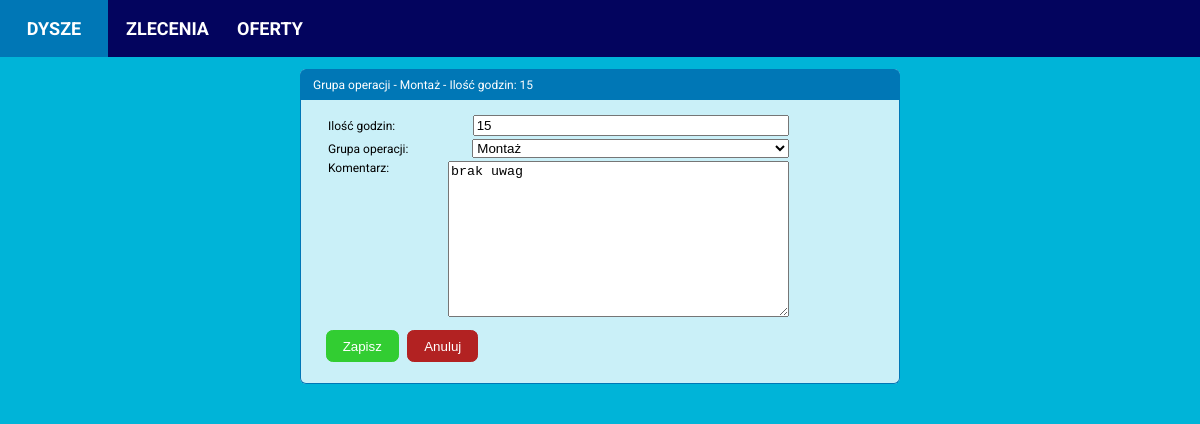
The page /nozzle/1/calculation/16/edit_nozzle_hours/7 on the database its author committed.
### calculator/models.py (models this page shows)
class AdditionalNozzleHours(models.Model):
    GROUP = [('assembly_hours', 'Montaż'),
             ('welding_hours', 'Spawanie'),
             ('spinning_hours', 'Wyoblanie'),
             ('small_machining_hours', 'Obróbka lekka'),
             ('medium_machining_hours', 'Obróbka średnia'),
             ('tos_machining_hours', 'Obróbka TOS'),
             ('cutting_plates_hours', 'Palenie blach'),
             ('bending_hours', 'Gięcie blach'),
             ('rolling_profiles_hours', 'Walcowanie rur'),
             ]
    calculation = models.ForeignKey(NozzleCalculation, on_delete=models.CASCADE)
    date_created = models.DateTimeField(auto_now_add=True)
    additional_hours_amount = models.PositiveIntegerField(blank=False)
    comment = models.TextField(blank=False, max_length=200)
    group = models.CharField(max_length=40, blank=True, null=True, choices=GROUP)

### calculator/views.py (the view)
# urls.py: path('nozzle/<int:nozzle_id>/calculation/<int:calculation_id>/edit_nozzle_hours/<int:additional_nozzle_hour_id>', edit_additional_nozzle_hours, name='edit_additional_nozzle_hours'),
def edit_additional_nozzle_hours(request, nozzle_id, calculation_id, additional_nozzle_hour_id):
    nozzle = Nozzle.objects.get(id=nozzle_id)
    calculation = NozzleCalculation.objects.get(id=calculation_id)
    additional_nozzle_hours = AdditionalNozzleHours.objects.get(id=additional_nozzle_hour_id)
    if request.method != 'POST':
        form = AdditionalNozzleHoursForm(instance=additional_nozzle_hours)
    else:
        form = AdditionalNozzleHoursForm(instance=additional_nozzle_hours, data=request.POST)
        if form.is_valid():
            form.save()
            return redirect('calculator:nozzle_calculation_details', nozzle_id, calculation_id)
    context = {'form': form,
               'nozzle': nozzle,
               'calculation': calculation,
               'additional_nozzle_hours': additional_nozzle_hours
               }
    template = 'calculator/edit_additional_nozzle_hours.html'
    return render(request, template, context)

### calculator/templates/calculator/edit_additional_nozzle_hours.html (shortened to what this page needs)
{% extends 'calculator/base.html' %}
{% block content %}
<div class="content-main">
  <div class="item-box">
    <div class="item-header-box">
      <p>Grupa operacji - {{ additional_nozzle_hours.get_group_display }}
      - Ilość godzin: {{ additional_nozzle_hours.additional_hours_amount }}</p>
    </div>
    <div class="item-details">
      <div class="button-box">
        <form method="post" action="{% url 'calculator:edit_additional_nozzle_hours' nozzle.id calculation.id additional_nozzle_hours.id %}">
          <div class="item-details-box">
            <div>Ilość godzin:</div>
            <div id="profile_input">{{ form.additional_hours_amount }}</div>
          </div>
          <div class="item-details-box">
            <div>Grupa operacji:</div>
            <div id="profile_input">{{ form.group }}</div>
          </div>
          <div class="item-details-box">
            <div class="item-details-form-box">
              <div class="form-box-left-col">Komentarz:</div>
              <div class="form-box-right-col">{{ form.comment }}</div>
            </div>
          </div>
          <div class="button-box">
            <button type="submit" class="add-btn">Zapisz</button>
            <a href="{% url 'calculator:nozzle_calculation_details' nozzle.id calculation.id %}">
              <button type="button" class="cancel-btn">Anuluj</button>
            </a>
          </div>
        </form>
      </div>
    </div>
  </div>
</div>
{% endblock content %}

### static/styles.css (style rules this page uses)
body { font-family: Roboto, Arial; font-size: 12px; margin: 0 auto; padding: 0; background-color: #00b4d8; }
.content-main { display: flex; flex-direction: row; background-color: #00b4d8; justify-content: space-between; align-items: flex-start; margin: 0 auto; padding: 0 auto; }
.item-box { min-width: 350px; width: 600px; display: flex; flex-direction: column; background-color: #CAF0F8; border-radius: 0.5em; margin: 1em auto; padding: 0px; }
.item-header-box { display: flex; margin: 0; padding-left: 1em; background-color: #0077b6; height: 2.5em; color: white; border-top-left-radius: 0.5em; border-top-right-radius: 0.5em; border-left: 1px solid #0077b6; border-right: 1px solid #0077b6; border-top: 1px solid #0077b6; align-items: center; }
.item-details { padding: 1em 1em; border-left: 1px solid #0077b6; border-right: 1px solid #0077b6; border-bottom: 1px solid #0077b6; border-bottom-left-radius: 0.5em; border-bottom-right-radius: 0.5em; }
.item-details-box { display: flex; justify-content: space-between; align-items: center; padding: 0.125em 1em; }
.item-details-form-box { display: flex }
.form-box-left-col { width: 10em; }
.button-box { display: flex; justify-content: flex-start; align-items: center; margin: 0.125em 0.25em; }
.add-btn, .confirm-btn, .cancel-btn { background-color: limegreen; color: white; border: 1px solid limegreen; border-radius: 0.5em; height: 2rem; padding: 0.5rem 1rem; margin: 0.5em 0.5em; cursor: pointer; }
.cancel-btn { background-color: firebrick; border: 1px solid firebrick; margin-left: 0.125em; }
.wide_form { width: 12.75em; }

### rows shown on the page
AdditionalNozzleHours: group "Montaż", additional_hours_amount "15", comment "brak uwag"
